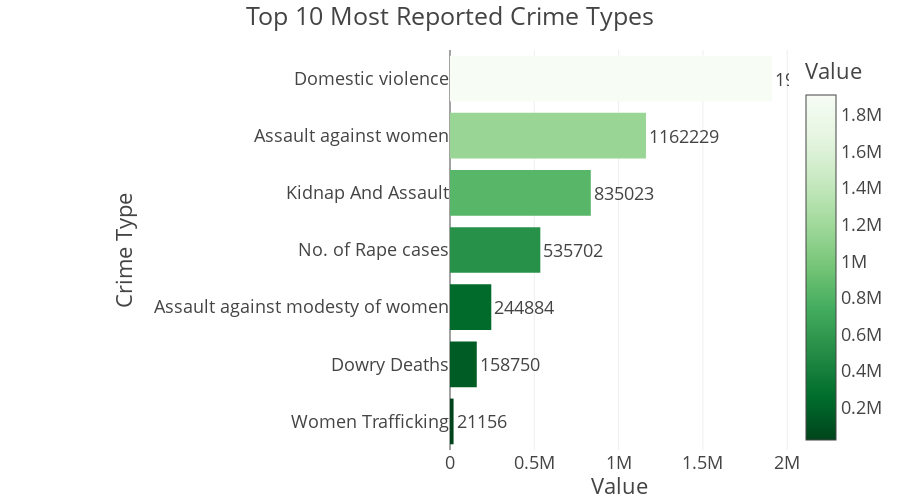

The notebook cell saved with this chart:
### Code cell
fig = px.bar(
    top_crimes,
    x='Value',
    y='Crime Type',
    orientation='h',  
    title='Top 10 Most Reported Crime Types ',
    text='Value',
    color='Value',
    color_continuous_scale=px.colors.sequential.Greens_r,
    height=500,
    width=900,
    template='presentation'
)

fig.update_traces(textposition='outside')
fig.update_layout(
    yaxis=dict(categoryorder='total ascending'),
    margin=dict(l=450, r=50, t=50, b=50)  
)

fig.write_image(os.path.join(results_dir, 'Top10_most_reported_bar_plot.jpg'))
fig.write_image(os.path.join(results_dir, 'Top10_most_reported_bar_plot.png'))
fig.write_html(os.path.join(results_dir, 'Top10_most_reported_bar_plot.html'))

fig.show()

### Figure 1 — Plotly figure (JSON) as saved in the notebook; plotly's stock layout.template omitted (floating-point values rounded to 4 significant figures)
{"data": [{"hovertemplate": "Value=%{marker.color}<br>Crime Type=%{y}<extra></extra>", "legendgroup": "", "marker": {"color": [1909978, 1162229, 835023, 535702, 244884, 158750, 21156], "coloraxis": "coloraxis", "pattern": {"shape": ""}}, "name": "", "orientation": "h", "showlegend": false, "text": [1910000.0, 1162000.0, 835000.0, 535700.0, 244900.0, 158800.0, 21160.0], "textposition": "outside", "type": "bar", "x": [1909978, 1162229, 835023, 535702, 244884, 158750, 21156], "xaxis": "x", "y": ["Domestic violence", "Assault against women", "Kidnap And Assault", "No. of Rape cases", "Assault against modesty of women", "Dowry Deaths", "Women Trafficking"], "yaxis": "y"}], "layout": {"barmode": "relative", "coloraxis": {"colorbar": {"title": {"text": "Value"}}, "colorscale": [[0, "rgb(0,68,27)"], [0.125, "rgb(0,109,44)"], [0.25, "rgb(35,139,69)"], [0.375, "rgb(65,171,93)"], [0.5, "rgb(116,196,118)"], [0.625, "rgb(161,217,155)"], [0.75, "rgb(199,233,192)"], [0.875, "rgb(229,245,224)"], [1, "rgb(247,252,245)"]]}, "height": 500, "legend": {"tracegroupgap": 0}, "margin": {"b": 50, "l": 450, "r": 50, "t": 50}, "title": {"text": "Top 10 Most Reported Crime Types "}, "width": 900, "xaxis": {"anchor": "y", "autorange": true, "domain": [0, 1], "range": [0, 2011000.0], "title": {"text": "Value"}, "type": "linear"}, "yaxis": {"anchor": "x", "autorange": true, "categoryorder": "total ascending", "domain": [0, 1], "range": [-0.5, 6.5], "title": {"text": "Crime Type"}, "type": "category"}}}
